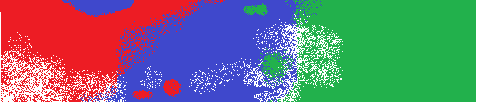
#> input picture zad2/set.png, 478 x 102 px
$ python visualization.py
#> lines starting #> are read from the running program, lines starting #| are printed output that depends on the picture
### zad2/DataGenerator.py
from PIL import Image
import numpy as np
import random
import matplotlib.pyplot as plt

RED = (237,  28,  36)
GREEN = ( 34, 177,  76)
BLUE = ( 63,  72, 204)
color_to_class = {RED: 0, GREEN: 1, BLUE: 2}

def load_data_from_image(filename, size=None):
#> called with filename = 'set.png', size = 500
    image = Image.open(filename).convert('RGB')
    data = np.asarray(image)
    # print("shape:", data.shape)
    all_points = []
    for x in range(data.shape[0]):
        for y in range(data.shape[1]):
            color = tuple(data[x,y])
            if color in color_to_class.keys():
                new_point = [add_noise((x,y)), color_to_class[color]]
                all_points.append(new_point)
    if size is not None:
        all_points = random.sample(all_points, size)
    return to_standardized_notation(all_points)

def add_noise(point2d, noise_radius=1):
    x_noise = random.random() * noise_radius
    y_noise = random.random() * noise_radius
    return [point2d[1] + x_noise, point2d[0] + y_noise]


def to_standardized_notation(dataset):
    X = np.array([elem[0] for elem in dataset])
    Y = np.array([elem[1] for elem in dataset])
    return X,Y

### zad2/visualization.py
from DataGenerator import load_data_from_image


# Code source: Gaël Varoquaux
#              Andreas Müller
# Modified for documentation by Jaques Grobler
# License: BSD 3 clause

import numpy as np
import matplotlib.pyplot as plt
from matplotlib.colors import ListedColormap
from sklearn.model_selection import train_test_split
from sklearn.preprocessing import StandardScaler
from sklearn.neighbors import KNeighborsClassifier

h = .02  # step size in the mesh

classifiers = [
    KNeighborsClassifier(1),
    KNeighborsClassifier(9),
    KNeighborsClassifier(13),
]
names = ["Nearest Neighbors 1", "Nearest Neighbors 1","Nearest Neighbors 1"]


datasets = [
    load_data_from_image('set.png', 500),
            ]


figure = plt.figure(figsize=(27, 9))
i = 1
# iterate over datasets
for ds_cnt, ds in enumerate(datasets):
    # preprocess dataset, split into training and test part
    X, y = ds
    X = StandardScaler().fit_transform(X)
    X_train, X_test, y_train, y_test = \
        train_test_split(X, y, test_size=.4, random_state=42)

    x_min, x_max = X[:, 0].min() - .5, X[:, 0].max() + .5
    y_min, y_max = X[:, 1].min() - .5, X[:, 1].max() + .5
    xx, yy = np.meshgrid(np.arange(x_min, x_max, h),
                         np.arange(y_min, y_max, h))
    # print("xxyy",xx, yy)

    # just plot the dataset first
    ax = plt.subplot(len(datasets), len(classifiers) + 1, i)
    if ds_cnt == 0:
        ax.set_title("Input data")
    # Plot the training points
    ax.scatter(X_train[:, 0], X_train[:, 1], c=y_train,
               edgecolors='k')
    # Plot the testing points
    ax.scatter(X_test[:, 0], X_test[:, 1], c=y_test, alpha=0.6,
               edgecolors='k')
    ax.set_xlim(xx.min(), xx.max())
    ax.set_ylim(yy.min(), yy.max())
    ax.set_xticks(())
    ax.set_yticks(())
    i += 1

    # iterate over classifiers
    for name, clf in zip(names, classifiers):
        ax = plt.subplot(len(datasets), len(classifiers) + 1, i)
        clf.fit(X_train, y_train)
        score = clf.score(X_test, y_test)
        print(score)
        # Plot the decision boundary. For that, we will assign a color to each
        # point in the mesh [x_min, x_max]x[y_min, y_max].
        if hasattr(clf, "decision_function"):
            Z = clf.decision_function(np.c_[xx.ravel(), yy.ravel()])
        else:
            Z = clf.predict_proba(np.c_[xx.ravel(), yy.ravel()])[:, 1]

        # Put the result into a color plot
        Z = Z.reshape(xx.shape)
        print(Z)
        ax.contourf(xx, yy, Z, alpha=.8)

        # Plot the training points
        ax.scatter(X_train[:, 0], X_train[:, 1], c=y_train,
                   edgecolors='k')
        # Plot the testing points
        ax.scatter(X_test[:, 0], X_test[:, 1], c=y_test,
                   edgecolors='k', alpha=0.6)

        ax.set_xlim(xx.min(), xx.max())
        ax.set_ylim(yy.min(), yy.max())
        ax.set_xticks(())
        ax.set_yticks(())
        if ds_cnt == 0:
            ax.set_title(name)
        ax.text(xx.max() - .3, yy.min() + .3, ('%.2f' % score).lstrip('0'),
                size=15, horizontalalignment='right')
        i += 1
#> this loop made 1 pass
#> (ds_cnt, ds) on pass 1: (0, 2 point arrays, longest 500 points)
#> (printed output is left out)
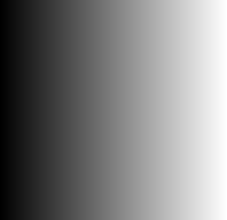
#> xx: shape (220, 227) float64; min -2.32, max 2.2, mean -0.0613; drawn with min black and max white
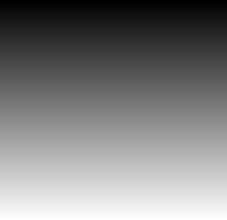
#> yy: shape (220, 227) float64; min -2.11, max 2.27, mean 0.0824; drawn with min black and max white

plt.tight_layout()
plt.show()
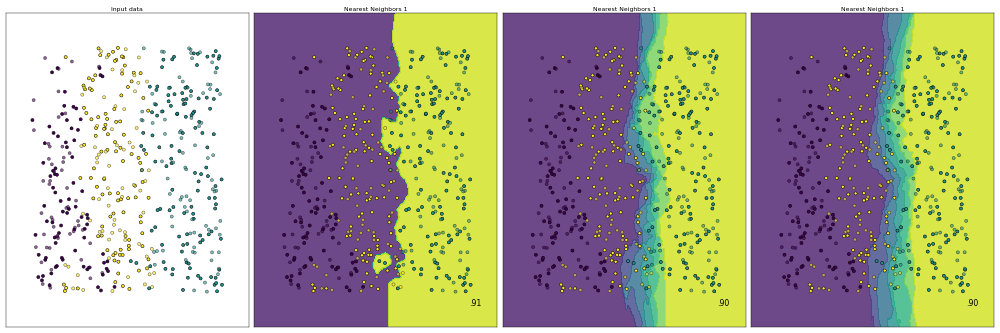
#> figure drawn by matplotlib, 4 panels
